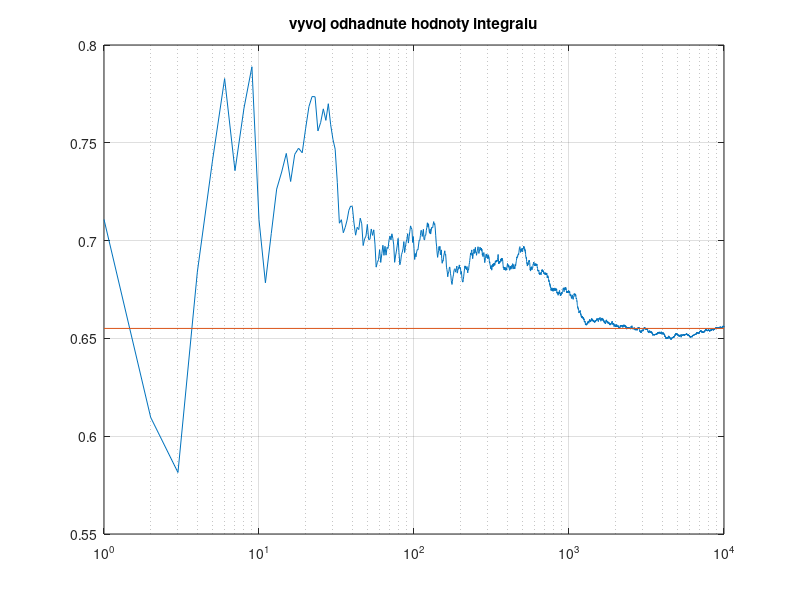
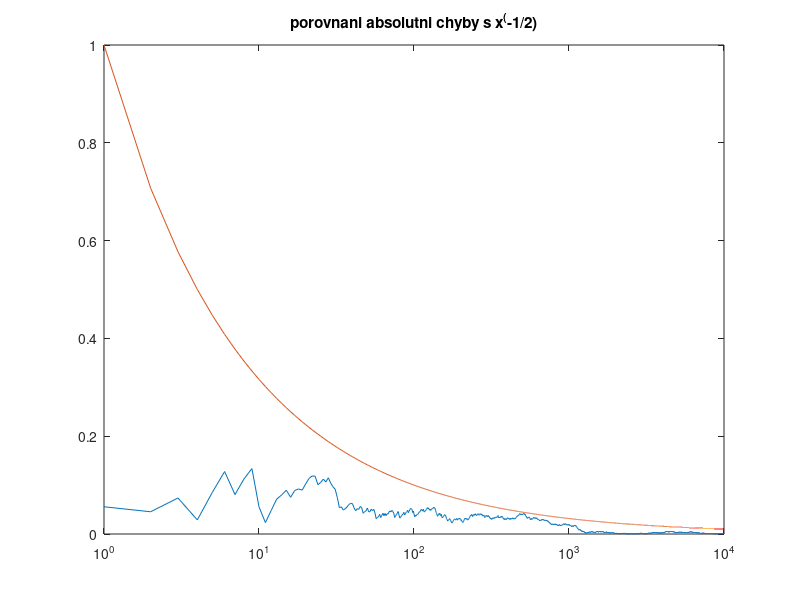

These figures' MATLAB source, in order:
% skript pro vypocet 1D integralu na intervalu <0;1> pomoci metody Monte Carlo

% SKRIPT UPRAVTE TAK, ABY FUNGOVAL PRO VYPOCET 2D INTEGRALU A OTESTUJTE NA
% PRILOZENYCH FUNKCICH

close all
clear all
clc

% 1D funkce pro vypocet integralu

%f = inline('sin(x)','x');
%vysledek = 0.4596977;   % analyticky vysledek pro sin(x)

% 2D FUNKCE K TESTOVANI FUNKCNOSTI SKRIPTU:

%f = inline('x+y','x','y');
%vysledek = 1;   % analyticky vysledek pro x+y

f = inline('abs(sin(pi^2.*((x-0.5).^2+(y-0.5).^2)))','x','y');
vysledek = 0.6551; % analyticky vysledek pro abs(sin)

kroku=10000;

vysl=zeros(kroku,1); % vektor pro ukladani vysledku pro vsechny pocty kroku

tic % zacatek mereni casu

uspech=0;   % pocet uspesnych pokusu
z=0;  % kumulativni hodnota

for i=1:kroku
  r=[rand(1,1), rand(1,1)];  % nahodne cislo v intervalu (0,1) 
  value= f(r(1), r(2));  % vypocteme funkci v nahodnem bode
  z=z+value;    % pricteme ke kumulovane hodnote
  vysl(i)=z/i;  % prumer (kumul. hodnota delena poctem kroku)
end

integral = z/kroku

toc % konec mereni casu

% vykresleni (NAPOVEDA: ZDE NEMUSITE VUBEC NIC MENIT!)
figure
plot(1:kroku,vysl,[1 kroku],[vysledek vysledek])
set(gca, 'XScale', 'log') % semilogaritmicky graf, osa X ma logaritmickou skalu
grid on
title('vyvoj odhadnute hodnoty integralu')

figure
dat=abs(vysl-vysledek);
chyb=(((1:kroku)).^(-1/2));
x=1:kroku;
plot(x,dat,x,chyb);
set(gca, 'XScale', 'log')
title('porovnani absolutni chyby s x^(-1/2)') % vzdy by mela byt mensi - t.j. dukaz odhadu presnosti